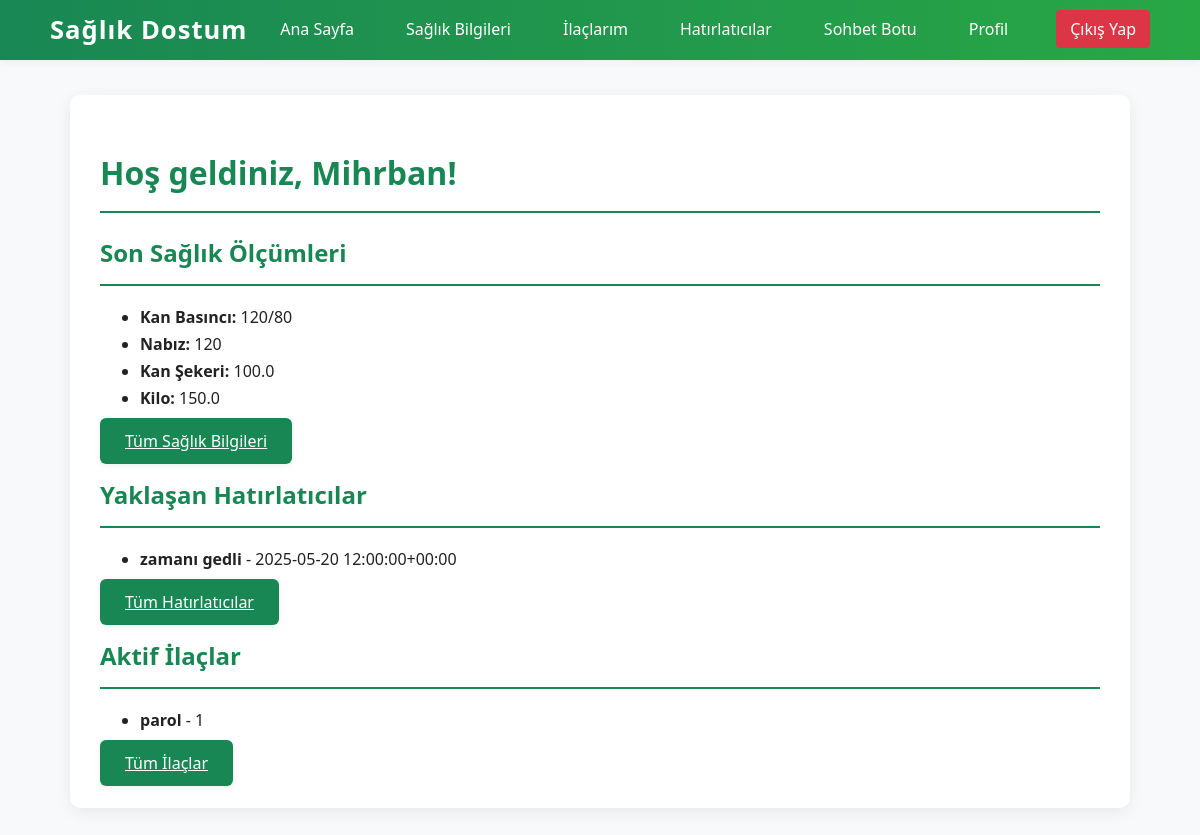
/dashboard (signed in), run on the app's committed database.
### tables this page shows
CREATE TABLE users (
    id INTEGER PRIMARY KEY AUTOINCREMENT,
    username TEXT UNIQUE NOT NULL,
    password TEXT NOT NULL,
    full_name TEXT,
    email TEXT,
    phone TEXT,
    role TEXT
);

CREATE TABLE health_data (
    id INTEGER PRIMARY KEY AUTOINCREMENT,
    user_id INTEGER,
    blood_pressure TEXT,
    heart_rate INTEGER,
    blood_sugar REAL,
    weight REAL,
    notes TEXT,
    timestamp DATETIME DEFAULT CURRENT_TIMESTAMP,
    FOREIGN KEY(user_id) REFERENCES users(id)
);

CREATE TABLE reminders (
    id INTEGER PRIMARY KEY AUTOINCREMENT,
    user_id INTEGER,
    title TEXT,
    description TEXT,
    reminder_time TEXT,
    repeat_interval TEXT,
    is_completed INTEGER DEFAULT 0,
    FOREIGN KEY(user_id) REFERENCES users(id)
);

CREATE TABLE medications (
    id INTEGER PRIMARY KEY AUTOINCREMENT,
    user_id INTEGER,
    name TEXT,
    dosage TEXT,
    frequency TEXT,
    start_date TEXT,
    end_date TEXT,
    instructions TEXT,
    FOREIGN KEY(user_id) REFERENCES users(id)
);

### app.py (the view)
@app.route('/dashboard')
def dashboard():
    if not session.get('user_id'):
        return redirect(url_for('index'))
    user_id = session['user_id']
    user = query_db('SELECT username, full_name, email, phone, role FROM users WHERE id = ?', [user_id], one=True)
    health_data = query_db('''
        SELECT blood_pressure, heart_rate, blood_sugar, weight
        FROM health_data WHERE user_id = ? ORDER BY timestamp DESC LIMIT 1
    ''', [user_id], one=True)
    medications = query_db('''
        SELECT name, dosage, start_date, end_date FROM medications
        WHERE user_id = ?
        ORDER BY end_date DESC
    ''', [user_id])
    reminders = query_db('''
        SELECT title, reminder_time
        FROM reminders
        WHERE user_id = ? AND datetime(reminder_time) >= datetime('now') AND (is_completed = 0 OR is_completed IS NULL)
        ORDER BY reminder_time ASC
    ''', [user_id])
    return render_template(
        'dashboard.html',
        user=user,
        health_data=health_data,
        reminders=reminders,
        medications=medications
    )

### app.py (called while the page is built)
def get_db():
    conn = sqlite3.connect(DATABASE)
    conn.row_factory = sqlite3.Row
    return conn

def query_db(query, args=(), one=False):
    conn = get_db()
    cursor = conn.execute(query, args)
    results = cursor.fetchall()
    close_db(conn)
    return (results[0] if results else None) if one else results

### templates/dashboard.html (shortened to what this page needs)
{% extends "base.html" %}
{% block content %}
<div class="welcome-box">
    <h1>Hoş geldiniz, {{ user.full_name }}!</h1>
</div>
<div class="dashboard-sections">
    <div class="dashboard-card">
        <h2>Son Sağlık Ölçümleri</h2>
        {% if health_data %}
        <ul>
            <li><strong>Kan Basıncı:</strong> {{ health_data.blood_pressure or 'N/A' }}</li>
            <li><strong>Nabız:</strong> {{ health_data.heart_rate or 'N/A' }}</li>
            <li><strong>Kan Şekeri:</strong> {{ health_data.blood_sugar or 'N/A' }}</li>
            <li><strong>Kilo:</strong> {{ health_data.weight or 'N/A' }}</li>
        </ul>
        {% else %}
        <p>Henüz sağlık verisi yok.</p>
        {% endif %}
        <a class="btn" href="/health">Tüm Sağlık Bilgileri</a>
    </div>
    <div class="dashboard-card">
        <h2>Yaklaşan Hatırlatıcılar</h2>
        {% if reminders %}
        <ul>
            {% for reminder in reminders %}
            <li><strong>{{ reminder.title }}</strong> - {{ reminder.reminder_time }}</li>
            {% endfor %}
        </ul>
        {% else %}
        <p>Yaklaşan hatırlatıcı yok.</p>
        {% endif %}
        <a class="btn" href="/reminders">Tüm Hatırlatıcılar</a>
    </div>
    <div class="dashboard-card">
        <h2>Aktif İlaçlar</h2>
        {% if medications %}
        <ul>
            {% for medication in medications %}
            <li><strong>{{ medication.name }}</strong>{% if medication.dosage %} - {{ medication.dosage }}{% endif %}</li>
            {% endfor %}
        </ul>
        {% else %}
        <p>Aktif ilaç yok.</p>
        {% endif %}
        <a class="btn" href="/medications">Tüm İlaçlar</a>
    </div>
</div>
{% endblock %}

### static/style.css (style rules this page uses)
body { font-family: 'Segoe UI', 'Roboto', 'Open Sans', sans-serif; margin: 0; padding: 0; background-color: #f8f9fa; color: #222; line-height: 1.7; }
h1, h2 { color: #198754; margin-bottom: 18px; border-bottom: 2px solid #198754; padding-bottom: 10px; }
button[type="submit"], .btn { background-color: #198754; color: white; padding: 12px 25px; border: none; border-radius: 6px; cursor: pointer; font-size: 16px; transition: background-color 0.3s, box-shadow 0.2s; box-shadow: 0 2px 6px rgba(25, 135, 84, 0.10); }

### data on the page
users: full_name "Mihrban"
health_data: blood_pressure "120/80", heart_rate "120", blood_sugar "100.0", weight "150.0"
reminders: title "zamanı gedli", reminder_time "2025-05-20 12:00:00+00:00"
medications: name "parol", dosage "1"
